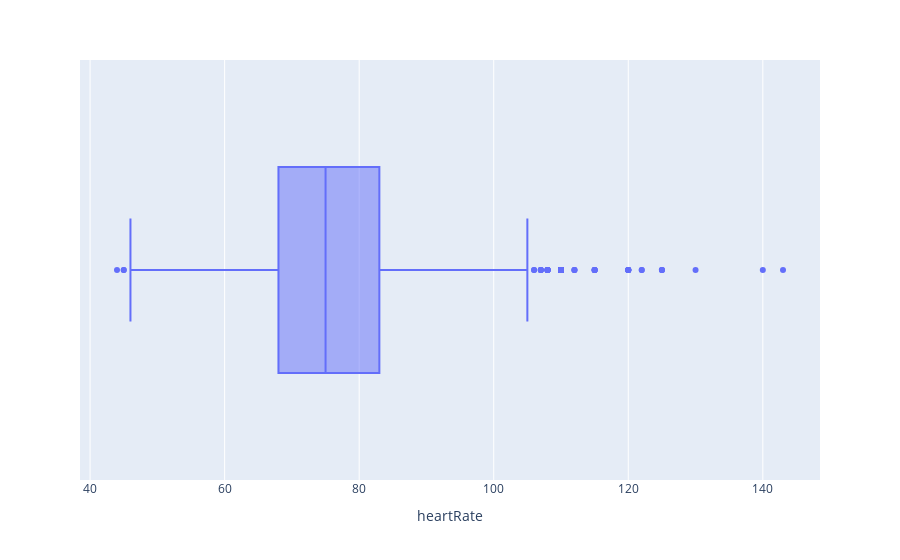

The notebook cell saved with this chart:
### Code cell
px.box(df,x=df["heartRate"])

### Figure 1 — Plotly figure (JSON) as saved in the notebook; plotly's stock layout.template omitted (floating-point values rounded to 4 significant figures; data arrays with more than 128 entries replaced by an {"elided": "..."} marker saying what was removed)
{"data": [{"alignmentgroup": "True", "hovertemplate": "heartRate=%{x}<extra></extra>", "legendgroup": "", "marker": {"color": "#636efa"}, "name": "", "notched": false, "offsetgroup": "", "orientation": "h", "showlegend": false, "type": "box", "x": {"elided": "4240 float values"}, "x0": " ", "xaxis": "x", "y0": " ", "yaxis": "y"}], "layout": {"autosize": true, "boxmode": "group", "legend": {"tracegroupgap": 0}, "margin": {"t": 60}, "xaxis": {"anchor": "y", "autorange": true, "domain": [0, 1], "range": [38.5, 148.5], "title": {"text": "heartRate"}, "type": "linear"}, "yaxis": {"anchor": "x", "autorange": true, "domain": [0, 1], "range": [-0.5, 0.5], "type": "category"}}}
